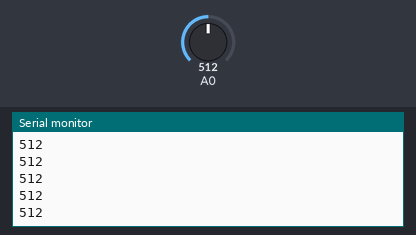
Simulated run of this sketch. Board: Arduino Uno, built with avr-gcc and run on an emulated ATmega328P. On the bench: the last lines printed to the serial monitor. The inputs (shaded band) are chosen by the test bench; at power-on: A0 = 512.

Above: at 1.2 s.
1.3 s: A0 set to 716
At 1.31 s:
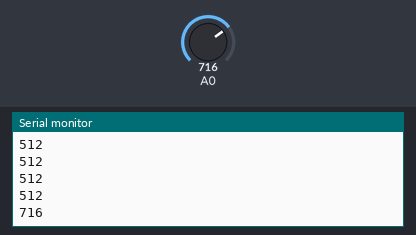
2.8 s: A0 set to 900
At 2.81 s:
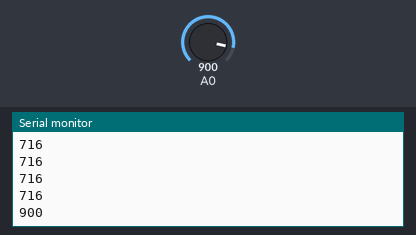
Timing chart, 0 to 5.8 s (numbered marks = the images above; inputs shaded):
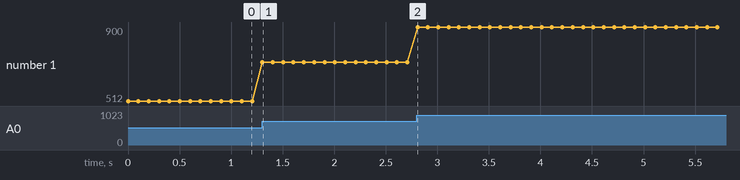

Measured:
- after the input at 1.3 s, the serial monitor: prints a new line at once (image 1)
- after the input at 2.8 s, the serial monitor: prints a new line at once (image 2)
- plotted number 1: 512 → 716 after the input at 1.3 s, 716 → 900 after the input at 2.8 s

The sketch:

ldr.ino
```cpp
int light;
void setup()
{
  pinMode(A0,INPUT);
  Serial.begin(9600);
}
void loop()
{
light = analogRead(A0) ;
Serial.println(light);
delay(100);
}
```
